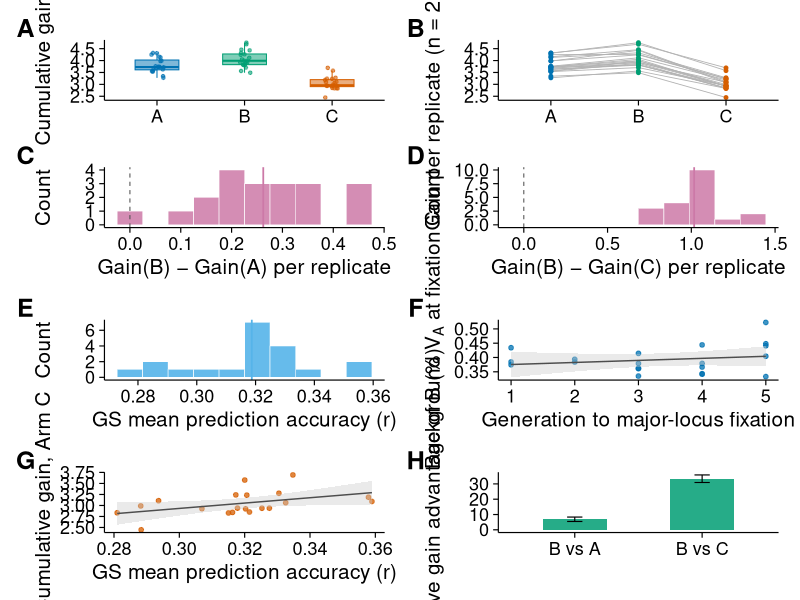
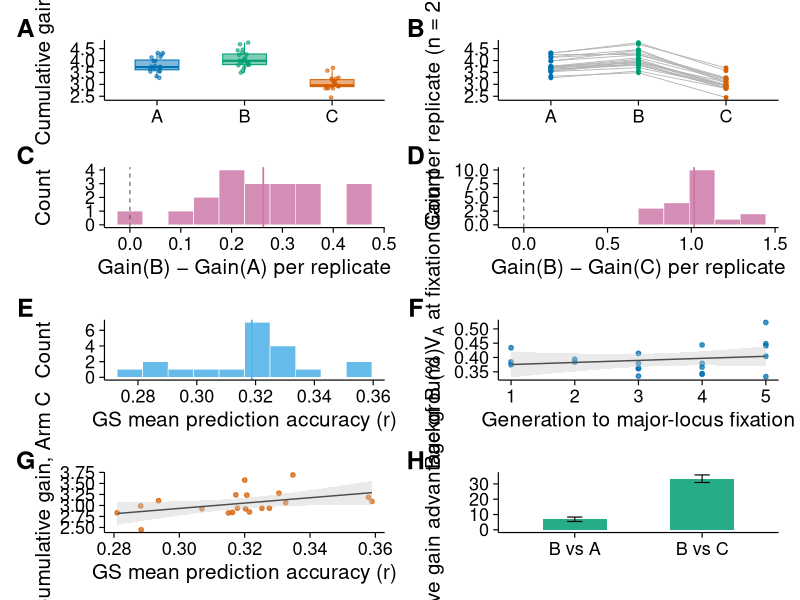

Here is the R script that generated these plots, in order:
## Figure 2: Nature-style 8-panel composite of Phase 2 (post-fixation) results,
## built entirely from the n = 20 replicated simulation output. Replaces the
## single boxplot with a richer, mechanistically-connected panel set.
library(ggplot2)
library(dplyr)
library(patchwork)

dir.create("../figures", showWarnings = FALSE)

okabe_ito <- c(A = "#0072B2", B = "#009E73", C = "#D55E00", diff = "#CC79A7", acc = "#56B4E9")

theme_nature <- theme_classic(base_size = 15, base_family = "sans") +
  theme(
    axis.line = element_line(linewidth = 0.4, colour = "black"),
    axis.ticks = element_line(linewidth = 0.4, colour = "black"),
    axis.title = element_text(size = 15),
    axis.text = element_text(size = 13, colour = "black"),
    legend.position = "none",
    plot.title = element_blank(),
    plot.margin = margin(6, 10, 6, 6)
  )

p1 <- read.csv("../outputs/phase1_replicated_log.csv")
p1$p_major <- pmax(p1$p_major, 1 - p1$p_major)
p2 <- read.csv("../outputs/phase2_replicated_summary.csv")

gen_fixed_fixed <- sapply(split(p1, p1$rep), function(sub) {
  fg <- sub$generation[sub$p_major >= 0.99]
  if (length(fg) > 0) min(fg) else max(sub$generation)
})
p2$gen_fixed <- gen_fixed_fixed[as.character(p2$rep)]
p2$VA_background_at_fixation <- mapply(function(r, g) {
  p1$VA_background[p1$rep == r & p1$generation == g]
}, p2$rep, p2$gen_fixed)

## ---- A: cumulative gain by strategy (boxplot + jitter) ----
p2_long <- data.frame(
  strategy = rep(c("A", "B", "C"), each = nrow(p2)),
  gain = c(p2$gain_A, p2$gain_B, p2$gain_C)
)
panelA <- ggplot(p2_long, aes(x = strategy, y = gain, fill = strategy, colour = strategy)) +
  geom_boxplot(width = 0.5, outlier.shape = NA, alpha = 0.5, linewidth = 0.35) +
  geom_jitter(width = 0.08, size = 0.9, alpha = 0.6) +
  scale_fill_manual(values = unname(okabe_ito[c("A","B","C")])) +
  scale_colour_manual(values = unname(okabe_ito[c("A","B","C")])) +
  labs(x = NULL, y = "Cumulative gain") +
  theme_nature

## ---- B: paired per-replicate trajectories A -> B -> C ----
pspag <- data.frame(rep = rep(p2$rep, 3),
                     strategy = rep(c("A","B","C"), each = nrow(p2)),
                     gain = c(p2$gain_A, p2$gain_B, p2$gain_C))
pspag$strategy <- factor(pspag$strategy, levels = c("A","B","C"))
panelB <- ggplot(pspag, aes(x = strategy, y = gain, group = rep)) +
  geom_line(colour = "grey70", linewidth = 0.3) +
  geom_point(aes(colour = strategy), size = 1) +
  scale_colour_manual(values = unname(okabe_ito[c("A","B","C")])) +
  labs(x = NULL, y = "Gain per replicate (n = 20, paired)") +
  theme_nature

## ---- C: paired difference B - A ----
dAB <- data.frame(d = p2$gain_B - p2$gain_A)
panelC <- ggplot(dAB, aes(x = d)) +
  geom_histogram(bins = 10, fill = unname(okabe_ito["diff"]), colour = "white", linewidth = 0.2, alpha = 0.85) +
  geom_vline(xintercept = 0, linetype = "dashed", colour = "grey30", linewidth = 0.35) +
  geom_vline(xintercept = mean(dAB$d), colour = unname(okabe_ito["diff"]), linewidth = 0.6) +
  labs(x = "Gain(B) − Gain(A) per replicate", y = "Count") +
  theme_nature

## ---- D: paired difference B - C ----
dBC <- data.frame(d = p2$gain_B - p2$gain_C)
panelD <- ggplot(dBC, aes(x = d)) +
  geom_histogram(bins = 10, fill = unname(okabe_ito["diff"]), colour = "white", linewidth = 0.2, alpha = 0.85) +
  geom_vline(xintercept = 0, linetype = "dashed", colour = "grey30", linewidth = 0.35) +
  geom_vline(xintercept = mean(dBC$d), colour = unname(okabe_ito["diff"]), linewidth = 0.6) +
  labs(x = "Gain(B) − Gain(C) per replicate", y = "Count") +
  theme_nature

## ---- E: genomic-prediction accuracy distribution ----
panelE <- ggplot(p2, aes(x = gs_accuracy)) +
  geom_histogram(bins = 10, fill = unname(okabe_ito["acc"]), colour = "white", linewidth = 0.2, alpha = 0.9) +
  geom_vline(xintercept = mean(p2$gs_accuracy), colour = unname(okabe_ito["acc"]), linewidth = 0.6) +
  labs(x = "GS mean prediction accuracy (r)", y = "Count") +
  theme_nature

## ---- F: generation-to-fixation vs residual background VA (mechanistic link) ----
panelF <- ggplot(p2, aes(x = gen_fixed, y = VA_background_at_fixation)) +
  geom_point(colour = unname(okabe_ito["A"]), size = 1.3, alpha = 0.75) +
  geom_smooth(method = "lm", se = TRUE, colour = "grey30", linewidth = 0.5, fill = "grey80") +
  labs(x = "Generation to major-locus fixation", y = expression("Background "*V[A]*" at fixation")) +
  theme_nature

## ---- G: GS accuracy vs realized genomic-selection gain ----
panelG <- ggplot(p2, aes(x = gs_accuracy, y = gain_C)) +
  geom_point(colour = unname(okabe_ito["C"]), size = 1.3, alpha = 0.75) +
  geom_smooth(method = "lm", se = TRUE, colour = "grey30", linewidth = 0.5, fill = "grey80") +
  labs(x = "GS mean prediction accuracy (r)", y = "Cumulative gain, Arm C") +
  theme_nature

## ---- H: relative advantage of B, with 95% CI from paired t-tests ----
ttAB <- t.test(p2$gain_B, p2$gain_A, paired = TRUE)  ## CI on mean(gain_B - gain_A)
ttBC <- t.test(p2$gain_B, p2$gain_C, paired = TRUE)  ## CI on mean(gain_B - gain_C)
rel <- data.frame(
  comparison = c("B vs A", "B vs C"),
  pct = c(mean(p2$gain_B - p2$gain_A) / mean(p2$gain_A) * 100,
          mean(p2$gain_B - p2$gain_C) / mean(p2$gain_C) * 100),
  lo = c(ttAB$conf.int[1] / mean(p2$gain_A) * 100,
         ttBC$conf.int[1] / mean(p2$gain_C) * 100),
  hi = c(ttAB$conf.int[2] / mean(p2$gain_A) * 100,
         ttBC$conf.int[2] / mean(p2$gain_C) * 100)
)
panelH <- ggplot(rel, aes(x = comparison, y = pct)) +
  geom_col(fill = unname(okabe_ito["B"]), width = 0.5, alpha = 0.85) +
  geom_errorbar(aes(ymin = lo, ymax = hi), width = 0.12, linewidth = 0.4) +
  labs(x = NULL, y = "Relative gain advantage of B (%)") +
  theme_nature

fig2 <- (panelA + labs(tag = "A")) + (panelB + labs(tag = "B")) +
        (panelC + labs(tag = "C")) + (panelD + labs(tag = "D")) +
        (panelE + labs(tag = "E")) + (panelF + labs(tag = "F")) +
        (panelG + labs(tag = "G")) + (panelH + labs(tag = "H")) +
  plot_layout(ncol = 2, nrow = 4) &
  theme(plot.tag = element_text(face = "bold", size = 18))

ggsave("../figures/Figure2_three_strategies_comparison.png", fig2, width = 10, height = 15.5, dpi = 320)
ggsave("../figures/Figure2_three_strategies_comparison.pdf", fig2, width = 10, height = 15.5)

cat("8-panel Figure 2 written to simulation/figures/\n")
cat(sprintf("B-A CI (pct pts): [%.2f, %.2f]\n", rel$lo[1], rel$hi[1]))
cat(sprintf("B-C CI (pct pts): [%.2f, %.2f]\n", rel$lo[2], rel$hi[2]))
